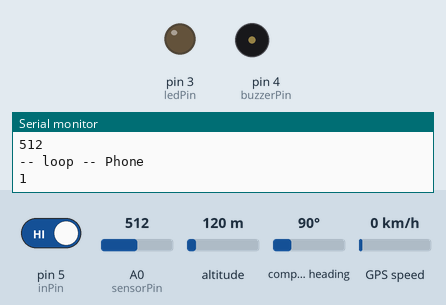
Bench run of a sketch on a simulated Arduino Uno, built with avr-gcc and run on an emulated ATmega328P. Parts: output pins drawn as LEDs (lit = HIGH), buzzer (waves = sounding), the last lines printed to the serial monitor. The inputs (shaded band) are chosen by the test bench; at power-on: pin 5 (inPin) HIGH, A0 (sensorPin) = 512, altitude 120 m, compass heading 90°, GPS speed 0 km/h. The GPS gets a fix after 3 s at 37.7749, -122.4194 with 8 satellites; the modem accepts every AT command (registered, SIM ready, sends succeed) and sends nothing else.

Above: at 1.2 s.
1.3 s: pin 5 (inPin) driven LOW
At 2.2 s:
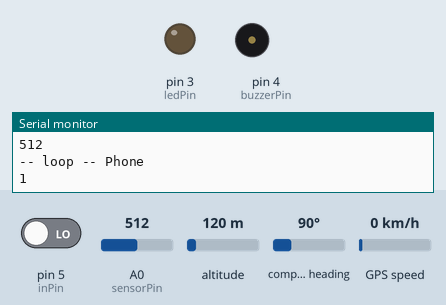
10.0 s: A0 (sensorPin) set to 990
12.8 s: A0 (sensorPin) set to 1010
At 14.92 s:
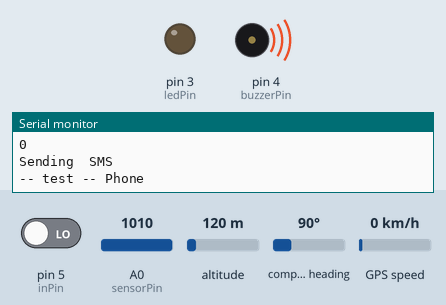
25.4 s: pin 5 (inPin) driven HIGH
At 29.5 s:
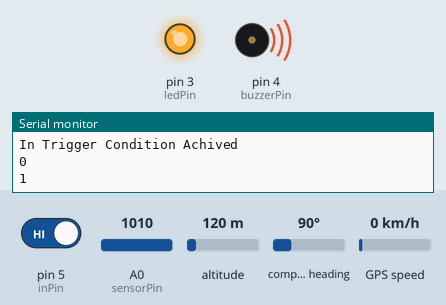
Timing chart, 0 to 31.6 s (numbered marks = the images above; inputs shaded):
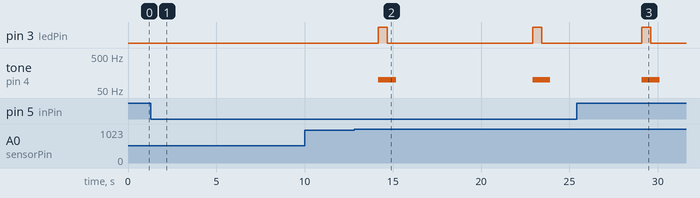

Measured:
- the behaviour switches between 999 and 1000 on A0 (sensorPin) (found by bisection; images 1 and 2)
- after the input at 1.3 s, pin 3 (ledPin): stays LOW (without the input it goes to HIGH after 5.2 s); tone on pin 4 (buzzerPin): stays silent (without the input it goes to 100 Hz after 5.2 s)
- after the input at 12.8 s, pin 3 (ledPin): alternates HIGH for 0.50 s and LOW for 8.2 s, starting after 1.4 s; tone on pin 4 (buzzerPin): alternates 100 Hz for 1.0 s and silent for 7.7 s, starting after 1.4 s
- after the input at 25.4 s, pin 3 (ledPin): LOW → HIGH after 3.7 s, → LOW 0.50 s later; tone on pin 4 (buzzerPin): silent → 100 Hz after 3.7 s, → silent 1.0 s later

The sketch:

testSIM21March2018.ino
```cpp
#include <SoftwareSerial.h>
#include "TinyGPS.h"

#define JOURNEY "b4b3c69b5267"

SoftwareSerial sim800l(10, 11); //RX - TX
int inPin = 5;  // the pin number for input (for me a push button)
int ledPin = 3; // LED +VE
const int sensorPin=A0;  // piezo buzzer
int buzzerPin = 4;  // Buzzer PIN
boolean liveOn = false;
int threshold= 1000;
int val = 0;
int buttonState = 0;
boolean alarm =false;

boolean transButton = false;

TinyGPS gps;
//
int unoRxPin = 6; // connected to TX pin of the GPS
int unoTxPin = 7; // connected to RX pin of the GPS
SoftwareSerial ss(unoRxPin, unoTxPin);


//int backLight = 13;    // pin 13 will control the backlight
//
long startMillis;
long secondsToFirstLocation = 0;
float gpsSpeed ;
float flat = 17.45257;
float flon = 78.421479;

    bool newData = false;
    unsigned long chars = 0;
    unsigned short sentences, failed;


String pvtKey="wY9DPG5vzpH99KNrNkx2";     // private key for posting data to sparkfun
String publicKey="w5nXxM6rp0tww5YVYg3G";  // public key for open page of sparkfun
String url="";
String ip="\"api.thingspeak.com\"";        // sparkfun server ip or url
int port=80;                              // sparkfun server port

String SendCmd="AT+CIPSEND=";           // sending number of byte command
String Start="AT+CIPSTART=\"TCP\"";     // TCPIP start command


// strings and variables
String msg="";
String instr="";
String str_sms="";
String str1="";

void setup() {


  // put your setup code here, to run once:
  Serial.begin(9600);
   sim800l.begin(115200);
    ss.begin(9600);


  startMillis = millis();
    pinMode(ledPin, OUTPUT);
    pinMode(inPin, INPUT);
    digitalWrite(buzzerPin, LOW);

   // digitalWrite(inPin, HIGH);  // Turn on 20k pullup resistors to simplify switch input
     buttonState = 0;
    Serial.println("-- setup -- Phone ");
    transButton = true;
//Serial.print("Initializing GSM");
//  initGSM();      // init GSM module
//
//  Serial.print("Initializing GPRS");
//  initGPRS();     // init GPRS in GSM Module
//
//  Serial.print("System Ready");
//  delay(2000);
}

void loop() {

sim800l.listen();


     // Get GPS Data
        // put your main code here, to run repeatedly:
  // GPS Data Aquaring

    // For one second we parse GPS data and report some key values
    for (unsigned long start = millis(); millis() - start < 1000;)
    {
      while (ss.available())
      {
        int c = ss.read();
        ++chars;
        if (gps.encode(c)) // Did a new valid sentence come in?
          newData = true;
      }
    }

    if (newData)
    {
       Serial.println(" have  new gps  data  ");
      // we have a location fix so output the lat / long and time to acquire
      if (secondsToFirstLocation == 0) {
        secondsToFirstLocation = (millis() - startMillis) / 1000;
      }

      // lcd2.clear();  // start with a blank screen

      unsigned long age;
      gps.f_get_position(&flat, &flon, &age);
      gpsSpeed = gps.f_speed_kmph();

//      if (gpsSpeed >= topGPSSpeed) {
//
//        topGPSSpeed = gpsSpeed;
//
//
//      } else if (gpsSpeed >= topGPSSpeed) {
//        // do nothing
//      } else {
//        // do nothing
//      }


      // GPS Top Speed
  //    Serial.print("Top Speed =");
  //    Serial.println(topGPSSpeed , 2);

      // lcd2.setCursor(0, 0);          // set cursor to column 0, row 0 (the first row)
      Serial.print("Lat=");
      Serial.println(flat == TinyGPS::GPS_INVALID_F_ANGLE ? 0.0 : flat, 6);

      //

      Serial.print("Long=");
      Serial.println(flon == TinyGPS::GPS_INVALID_F_ANGLE ? 0.0 : flon, 6);
      Serial.print("  !!!  GPS SPeed =");
      Serial.print(gpsSpeed);

      if (chars == 0) {
        // if you haven't got any chars then likely a wiring issue
       // lcd2.setCursor(0, 2);          // set cursor to column 0, row 0 (the first row)
        Serial.print("No GPS: check wiring");
      }
      else if (secondsToFirstLocation == 0) {
        // if you have received some chars but not yet got a fix then indicate still searching and elapsed time
        //lcd2.clear();  // start with a blank screen

        long seconds = (millis() - startMillis) / 1000;

;
        for (int i = 0; i < seconds % 4; ++i) {
          Serial.print(".");
         // lcd2.print(".");
        }


      }

    }

        Serial.println(flat);
        Serial.println(flon);

        if(val >= threshold){
             val=0;
          }
          else{
            val = analogRead(sensorPin);
         }
          Serial.println(val);
      // val = analogRead(sensorPin);

  // put your main code here, to run repeatedly:

   //   Serial.println("-- SUBBU -- Phone ");

    Serial.println("-- loop -- Phone ");
     Serial.println( digitalRead(inPin));

        delay(500);
  // if the button state changes to pressed, remember the start time
      if(transButton){
        delay(5000);
      if(buttonState == 0){
        buttonState = digitalRead(inPin);
        }
        else{
           buttonState = 0;
        }
        transButton = false;
      }else{
         if(buttonState == 0){
        buttonState = digitalRead(inPin);
        }
        else{
           buttonState = 0;
        }
        }

      if (buttonState == 1 ||  val >= threshold ) {

        alarm = true;
        liveOn = true;
        Serial.println("In Trigger Condition Achived  ");
        Serial.println(val);
        Serial.println(buttonState);

        tone( buzzerPin, 100, 1000);  // alert everyone around ...

       for(int count=0;count<5;count++){
        digitalWrite(ledPin, HIGH);
        delay(100);
        digitalWrite(ledPin, LOW);
       }


       Serial.println("Sending  SMS  ");

      Serial.println("-- test -- Phone ");

      sim800l.println(F("AT"));
      delay(200);
      //Serial.println(debug());
      sim800l.println(F("AT+CBC"));
      delay(200);
      //Serial.println(debug());

      sim800l.println(F("AT+CSQ"));
      delay(200);

      sim800l.println(F("AT+CMGF=1"));
      delay(200);
      //if (res_at(debug(),"OK")){
      //sim800l.println(F("AT+CMGS=\"+919848477144\""));//
      sim800l.println(F("AT+CMGS=\"+919676867575\""));//
      delay(200);
      // if(res_at(debug(),">")){
      sim800l.println("Emergency Help for Niharika  ,pls reach her at below location  ");
      sim800l.print("maps.google.com/?q=");
      sim800l.print(flat, 6);
      sim800l.print(",");
      sim800l.print(flon, 6);
      sim800l.print("Niharika is Available Facebook Tracking Link");
      sim800l.print("www.facebook.com/niharika.roy.545");

      delay(200);
      sim800l.println();
      delay(200);
      sim800l.write(0x1A);
      delay(200);


      // gsm - gprs
//
//      url="GET /input/";
//      url+=publicKey;
//      url+="?private_key=";
//      url+=pvtKey;
//      url+="&log=";
//      url+=msg;
//      url+=" HTTP/1.0\r\n\r\n";
//      String svr=Start+","+ip+","+port;
//      delay(1000);
//      connectGSM(svr,"CONNECT");
//      delay(1000);
//      int len = url.length();
//      String str="";
//      str=SendCmd+len;
//      sendToServer(str);
//       sim800l.print(url);
//      delay(1000);
//      sim800l.write(0x1A);
//      delay(1000);

     // Update FACEBOOK through Security Code & URL

      // maps.google.com/?q=18.0276135,79.5088303
/*
          Serial.println("Sending  FB Update   ");
             sim800l.listen();
             sim800l.println(F("AT"));
            delay(200);

            sim800l.println(F("AT+CBC"));
           delay(200);

            sim800l.println(F("AT+CSQ"));
            delay(200);

            sim800l.println(F("AT+CMGF=1"));
            delay(200);
            //if (res_at(debug(),"OK")){
            sim800l.println(F("AT+CMGS=\"51555\""));//
            delay(200);
            // if(res_at(debug(),">")){
            sim800l.println("7096  Im in Emergency,pls reach me at below Location  ");
            sim800l.print("maps.google.com/?q=17.5379461,78.3825534");

            delay(200);
            sim800l.println();
            delay(200);
            sim800l.write(0x1A);
            delay(200);
       */


         // calling an emergency number
            delay(1000);

            hac_llam();

      }


      //delay(1500);
      buttonState = 0;
    //  val=0;
      delay(1000);

}

void hac_llam() {
 sim800l.listen();
 if(alarm){
 // sim800l.println(F("ATD+919676867575;"));
  sim800l.println(F("ATD+919848477144;"));
  delay(500);
  Serial.println("Calling IN_CASE_OF_EMERGENCY_NUMBERS");
 }
 alarm=false;
}
void sendToServer(String str)
{
  sim800l.println(str);
  delay(1000);
}

void initGSM()
{
  connectGSM("AT","OK");
  connectGSM("ATE1","OK");
  connectGSM("AT+CPIN?","READY");
}
void initGPRS()
{
  connectGSM("AT+CIPSHUT","OK");
  connectGSM("AT+CGATT=1","OK");
  connectGSM("AT+CSTT=\"airtelgprs.com\",\"\",\"\"","OK");
  connectGSM("AT+CIICR","OK");
  delay(1000);
  sim800l.println("AT+CIFSR");
  delay(1000);
}
void connectGSM (String cmd, char *res)
{
  while(1)
  {
    Serial.println(cmd);
    sim800l.println(cmd);
    delay(500);
    while(sim800l.available()>0)
    {
      if(sim800l.find(res))
      {
        delay(1000);
        return;
      }
    }
    delay(1000);
   }
 }
```
